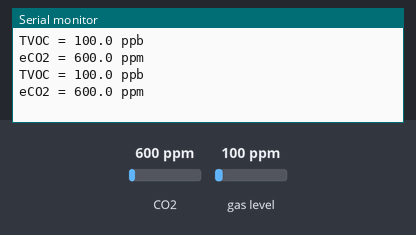
This sketch was run on a simulated Arduino Uno, built with avr-gcc and run on an emulated ATmega328P. On the bench: the last lines printed to the serial monitor. The inputs (shaded band) are chosen by the test bench; at power-on: CO2 600 ppm, gas level 100 ppm.

Above: at 1.8 s.
1.9 s: CO2 set to 452 ppm
At 2.8 s:
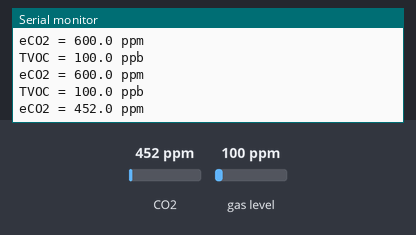
3.4 s: gas level set to 20 ppm
At 4.7 s:
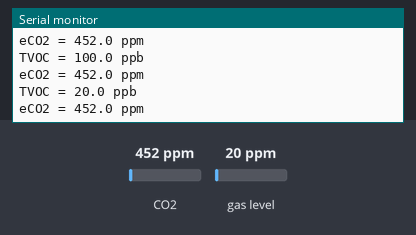
4.9 s: CO2 set to 1050 ppm
At 5.8 s:
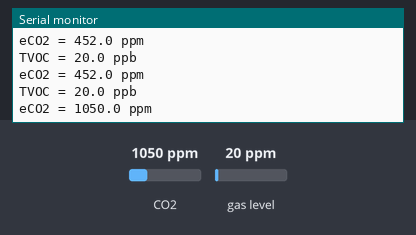
Timing chart, 0 to 7.9 s (numbered marks = the images above; inputs shaded):
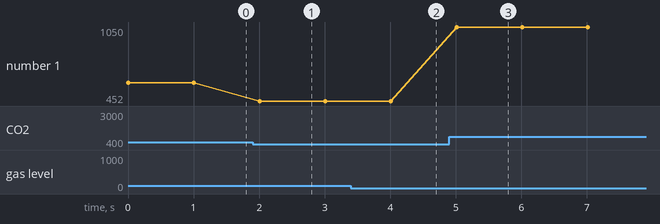

Measured:
- after the input at 1.9 s, the serial monitor: prints a new line after 0.11 s (image 1)
- after the input at 3.4 s, the serial monitor: prints a new line after 0.61 s (image 2)
- after the input at 4.9 s, the serial monitor: prints a new line after 0.11 s (image 3)
- plotted number 1: 600 → 452 after the input at 1.9 s, 452 → 1050 after the input at 4.9 s

The sketch:

sgp30_sensor_test.ino
```cpp
/*
  Пример работы с модулем цифрового датчика концентрации летучих органических соединений SGP30
  Created by Rostislav Varzar
*/
#include <Wire.h>
#include <Adafruit_Sensor.h>
#include "Adafruit_SGP30.h"

Adafruit_SGP30 sgp30;

void setup() {
  // Инициализация последовательного порта
  Serial.begin(115200);
  // Инициализация датчика
  if (!sgp30.begin())
    Serial.println("Sensor SGP30 not found!");
}

void loop() {
  float eco2 = 0;
  float tvoc = 0;
  if (!sgp30.IAQmeasure())
  {
    Serial.println("Measurement failed!");
    return;
  }
  tvoc = sgp30.TVOC;
  eco2 = sgp30.eCO2;
  Serial.println("TVOC = " + String(tvoc, 1) + " ppb");
  Serial.println("eCO2 = " + String(eco2, 1) + " ppm");
  delay(1000);
}
```
